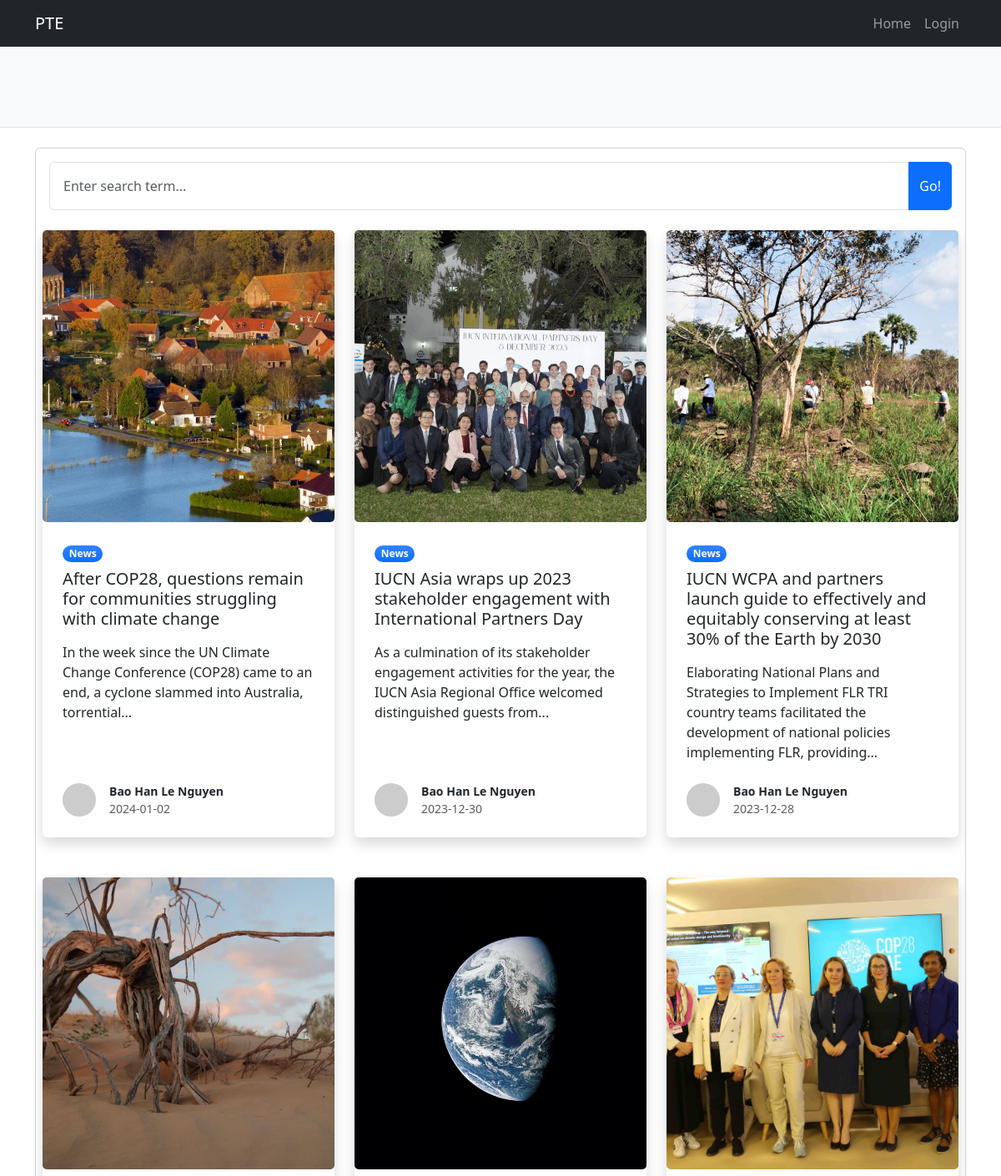
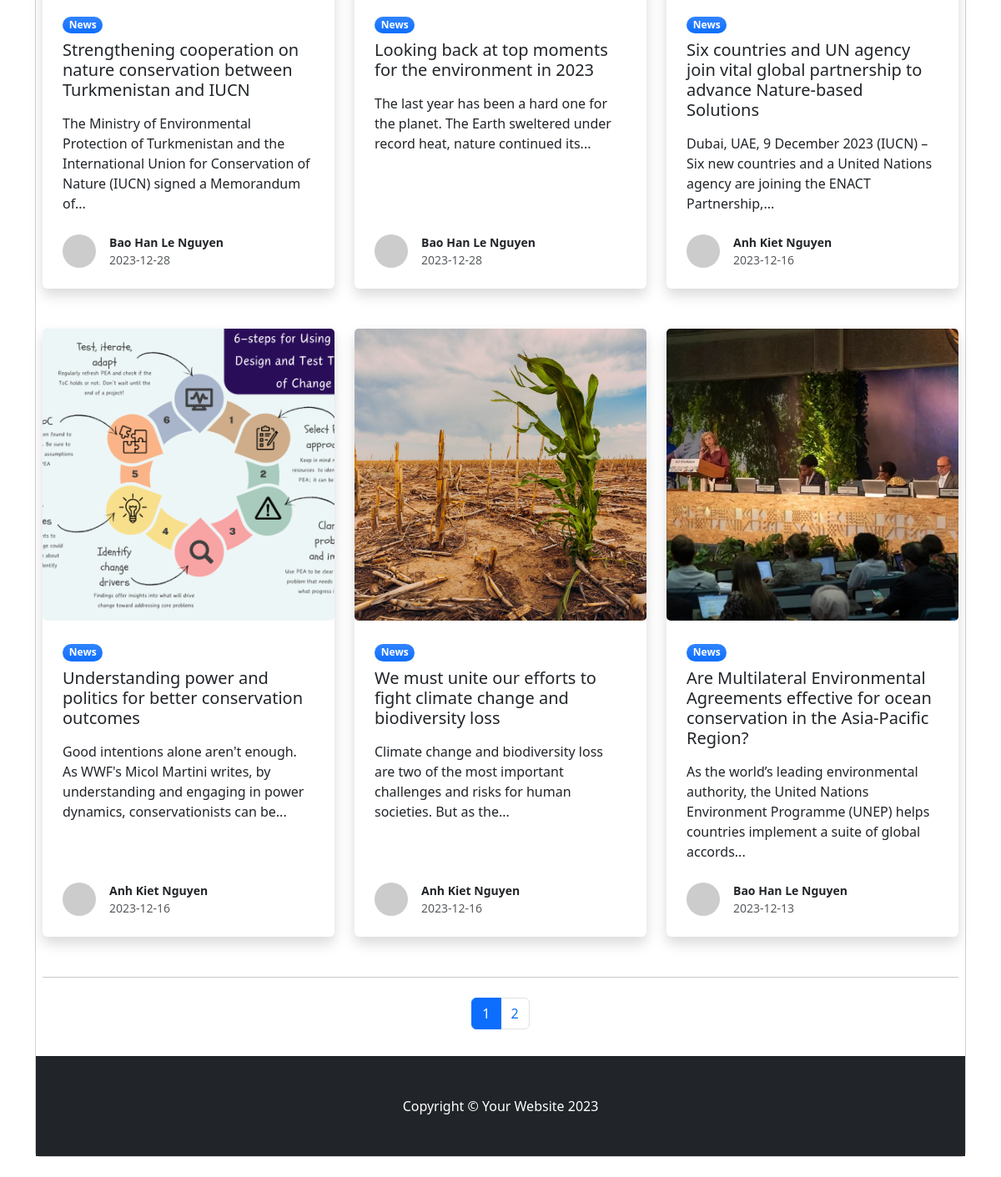
Screenshot of /View/user/blog-home.php with the database file from the repository (2 pictures, top to bottom).
### tables this page shows
CREATE TABLE `article` (
  `articleId` int(11) NOT NULL,
  `title` varchar(200) NOT NULL,
  `content` varchar(4000) NOT NULL,
  `userId` int(11) NOT NULL,
  `img` varchar(100) NOT NULL,
  `datePosted` date NOT NULL,
  `approved` int(11) NOT NULL
);

CREATE TABLE `userinfo` (
  `userId` int(11) NOT NULL,
  `firstName` varchar(20) NOT NULL,
  `lastName` varchar(20) NOT NULL,
  `email` varchar(40) NOT NULL,
  `address` varchar(50) NOT NULL,
  `phoneNumber` varchar(111) NOT NULL
);

### Model/article.php (called while the page is built, shortened)
<?php
class Article {
    private $db;
    public function __construct(PDO $db) {
        $this->db = $db;
    }
    public function loadAllArticleByPage($pageNumber) {
        try {
            $sql = "SELECT * FROM article WHERE approved = 1 OR approved = 2 ORDER BY datePosted DESC LIMIT 9 OFFSET " . (($pageNumber - 1) * 9);
            $stmt = $this->db->prepare($sql);
            $stmt->execute();
            $result = $stmt->fetchAll(PDO::FETCH_ASSOC);
            return $result;
        } catch (PDOException $e) {
            die("Error: " . $e->getMessage());
        }
    }
    public function countAllArticleAd() {
        try {
            $sql = "SELECT COUNT(*) as count FROM article WHERE approved = 1 OR approved = 2";
            $stmt = $this->db->prepare($sql);
            $stmt->execute();
            $result = $stmt->fetch(PDO::FETCH_ASSOC);
            return $result['count'];
        } catch (PDOException $e) {
            die("Error: " . $e->getMessage());
        }
    }
}
?>

### Model/userInfo.php (called while the page is built, shortened)
<?php
class userInfo {
    private $firstName;
    private $lastName;
    private $db;
    public function __construct($db) {
        $this->db = $db;
    }
    public function getFullName() {
        return $this->firstName." ".$this->lastName;
    }
    public function loadUserInfo($id) {
        try {
            $sql = "SELECT * FROM userinfo WHERE userId = :userId";
            $stmt = $this->db->prepare($sql);
            $stmt->bindParam(':userId', $id);
            $stmt->execute();
            $result = $stmt->fetch(PDO::FETCH_ASSOC);
            if ($result) {
                $this->firstName = $result['firstName'];
                $this->lastName = $result['lastName'];
            } else {
                echo "User not found.";
            }
        } catch (PDOException $e) {
            die("Error: " . $e->getMessage());
        }
    }
}
?>

### View/user/blog-home.php (the view, shortened to what this page needs)
<?php
include_once __DIR__ . '/../../Model/database.php';
include_once __DIR__ . '/../../Model/userInfo.php';
include_once __DIR__ . '/../../Model/article.php';
$db = database::getDB();
$article = new Article($db);
$userInfo = new UserInfo($db);
$totalArticles = $article->countAllArticleAd();
$totalPages = ceil($totalArticles / 9);
$page = isset($_GET['page']) ? $_GET['page'] : 1;
$articles = $article->loadAllArticleByPage($page);
?>
<!DOCTYPE html>
<html lang="en">
<head>
    <link href="../css/style3.css" rel="stylesheet" />
    <link href="https://cdn.jsdelivr.net/npm/bootstrap@5.3.2/dist/css/bootstrap.min.css" rel="stylesheet"
>
</head>
<body>
    <nav class="navbar navbar-expand-lg navbar-dark bg-dark">
        <div class="container">
            <a class="navbar-brand" href="./homepage.php">PTE</a>
            <div class="collapse navbar-collapse" id="navbarSupportedContent">
                <ul class="navbar-nav ms-auto mb-2 mb-lg-0">
                    <li class="nav-item"><a class="nav-link" href="./homepage.php">Home</a></li>
                    <?php if(isset($_SESSION['userId'])):?>
                    <li class="nav-item dropdown">
                        <a class="nav-link dropdown-toggle" id="navbarDropdown" href="#" role="button"
                            data-bs-toggle="dropdown" aria-expanded="false">
                            <i class="fas fa-user fa-fw"></i>
                        </a>
                        <ul class="dropdown-menu dropdown-menu-end" aria-labelledby="navbarDropdown">
                            <li><a class="dropdown-item" href="../profile-details.php">Profile details</a></li>
                            <li><a class="dropdown-item" href="../change-password.php">Change password</a></li>
                            <li>
                                <hr class="dropdown-divider" />
                            </li>
                            <li><a class="dropdown-item" href="../../Controller/login-action/logout.php">Logout</a>
                            </li>
                        </ul>
                    </li>
                    <?php else:?>
                    <li class="nav-item"><a class="nav-link" href="../login.php">Login</a></li>
                    <?php endif;?>
                </ul>
            </div>
        </div>
    </nav>
    <header class="py-5 bg-light border-bottom mb-4">
    </header>
    <div class="container">
        <form action="" method="GET">
            <div class="card mb-4">
                <div class="card-body p-3">
                    <div class="input-group">
                        <form action="" method="get">
                            <input class="form-control p-3" type="text" name="article"
                                placeholder="Enter search term..." aria-label="Enter search term..."
                                aria-describedby="button-search" />
                            <button class="btn btn-primary" id="button-search" type="submit">Go!</button>
                        </form>
                    </div>
                </div>
        </form>
        <div class="row">
            <div class="container">
                <div class="col-lg-12 p-2">
                    <div class="row">
                        <?php foreach ($articles as $row) : ?>
                        <div class="col-lg-4 mb-5">
                            <div class="card h-100 shadow border-0">
                                <img class="card-img" src="<?php echo $row['img'] ?>" alt="...">
                                <div class="card-body p-4">
                                    <div class="badge bg-primary bg-gradient rounded-pill mb-2">News</div>
                                    <a class="text-decoration-none link-dark stretched-link"
                                        href="./article-view.php?id=<?php echo $row['articleId'] ?>">
                                        <h5 class="card-title mb-3">
                                            <?php echo $row['title'] ?></h5>
                                    </a>
                                    <p class="card-text mb-0">
                                        <?php
                                            $contentWords = explode(' ', $row['content']);
                                            $limitedContent = implode(' ', array_slice($contentWords, 0, 20));
                                            echo count($contentWords) > 20 ? $limitedContent . '...' : $limitedContent;
                                        ?>
                                    </p>
                                </div>
                                <div class="card-footer p-4 pt-0 bg-transparent border-top-0">
                                    <div class="d-flex align-items-end justify-content-between">
                                        <div class="d-flex align-items-center">
                                            <img class="rounded-circle me-3"
                                                src="https://dummyimage.com/40x40/ced4da/6c757d" alt="..." />
                                            <div class="small">
                                                <div class="fw-bold">
                                                    <?php
                                                if (isset($articles)){
                                                    if($userInfo->checkUserInfo($row['userId'])) {
                                                        $userInfo->loadUserInfo($row['userId']);
                                                    }
                                                    echo $userInfo->getFullName();
                                                }
                                            ?>
                                                </div>
                                                <div class="text-muted">
                                                    <?php echo $row['datePosted']?>
                                                </div>
                                            </div>
                                        </div>
                                    </div>
                                </div>
                            </div>
                        </div>
                        <?php endforeach; ?>
                    </div>
                    <nav aria-label="Pagination">
                        <hr class="my-0" />
                        <ul class="pagination justify-content-center my-4">
                            <?php for ($i = 1; $i <= $totalPages; $i++) : ?>
                            <?php if ($page == $i) : ?>
                            <li class="page-item active" aria-current="page"><a class="page-link"
                                    href=""><?php echo $i ?></a></li>
                            <?php else : ?>
                            <li class="page-item"><a class="page-link"
                                    href="./blog-home.php?page=<?php echo $i ?>"><?php echo $i ?></a>
                            </li>
                            <?php endif; ?>
                            <?php endfor ?>
                        </ul>
                    </nav>
                </div>
            </div>
        </div>
        <footer class="py-5 bg-dark">
            <div class="container">
                <p class="m-0 text-center text-white">Copyright &copy; Your Website 2023</p>
            </div>
        </footer>
</body>
</html>

### rows the page displays
article: img (picture), title "After COP28, questions remain for communities struggling with climate change", limitedContent "In the week since the UN Climate Change Conference (COP28) came to an end, a cyclone slammed into Australia, torrential", userinfo.firstName+lastName "Bao Han Le Nguyen", datePosted "2024-01-02"
article: img (picture), title "IUCN Asia wraps up 2023 stakeholder engagement with International Partners Day", limitedContent "As a culmination of its stakeholder engagement activities for the year, the IUCN Asia Regional Office welcomed distinguished guests from", userinfo.firstName+lastName "Bao Han Le Nguyen", datePosted "2023-12-30"
article: img (picture), title "IUCN WCPA and partners launch guide to effectively and equitably conserving at least 30% of the Earth by 2030", limitedContent "Elaborating National Plans and Strategies to Implement FLR TRI country teams facilitated the development of national policies implementing FLR, providing", userinfo.firstName+lastName "Bao Han Le Nguyen", datePosted "2023-12-28"
article: img (picture), title "Strengthening cooperation on nature conservation between Turkmenistan and IUCN", limitedContent "The Ministry of Environmental Protection of Turkmenistan and the International Union for Conservation of Nature (IUCN) signed a Memorandum of", userinfo.firstName+lastName "Bao Han Le Nguyen", datePosted "2023-12-28"
article: img (picture), title "Looking back at top moments for the environment in 2023", limitedContent "The last year has been a hard one for the planet. The Earth sweltered under record heat, nature continued its", userinfo.firstName+lastName "Bao Han Le Nguyen", datePosted "2023-12-28"
article: img (picture), title "Six countries and UN agency join vital global partnership to advance Nature-based Solutions", limitedContent "Dubai, UAE, 9 December 2023 (IUCN) – Six new countries and a United Nations agency are joining the ENACT Partnership,", userinfo.firstName+lastName "Anh Kiet Nguyen", datePosted "2023-12-16"
article: img (picture), title "Understanding power and politics for better conservation outcomes", limitedContent "Good intentions alone aren't enough. As WWF's Micol Martini writes, by understanding and engaging in power dynamics, conservationists can be", userinfo.firstName+lastName "Anh Kiet Nguyen", datePosted "2023-12-16"
article: img (picture), title "We must unite our efforts to fight climate change and biodiversity loss", limitedContent "Climate change and biodiversity loss are two of the most important challenges and risks for human societies. But as the", userinfo.firstName+lastName "Anh Kiet Nguyen", datePosted "2023-12-16"
article: img (picture), title "Are Multilateral Environmental Agreements effective for ocean conservation in the Asia-Pacific Region?", limitedContent "As the world’s leading environmental authority, the United Nations Environment Programme (UNEP) helps countries implement a suite of global accords", userinfo.firstName+lastName "Bao Han Le Nguyen", datePosted "2023-12-13"
